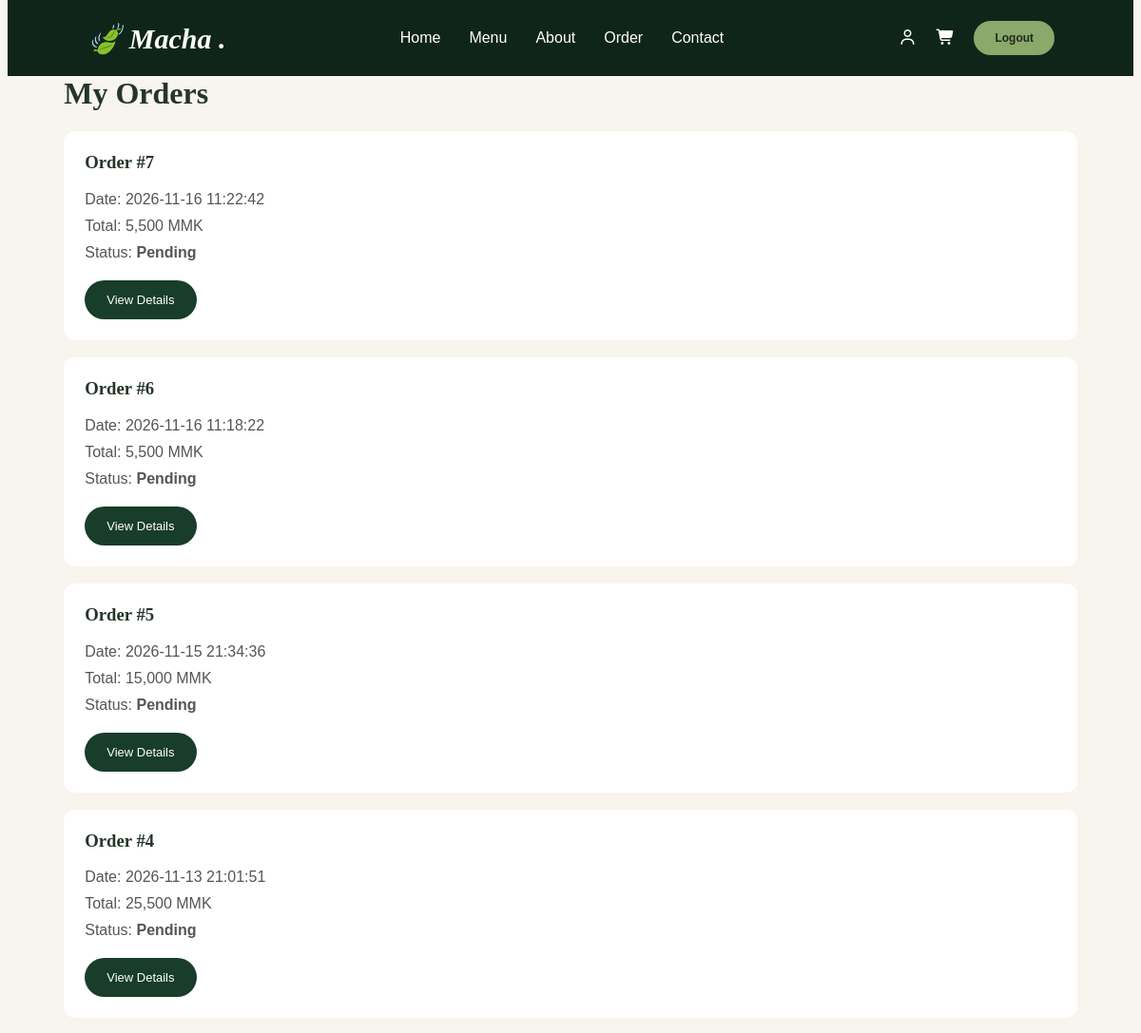
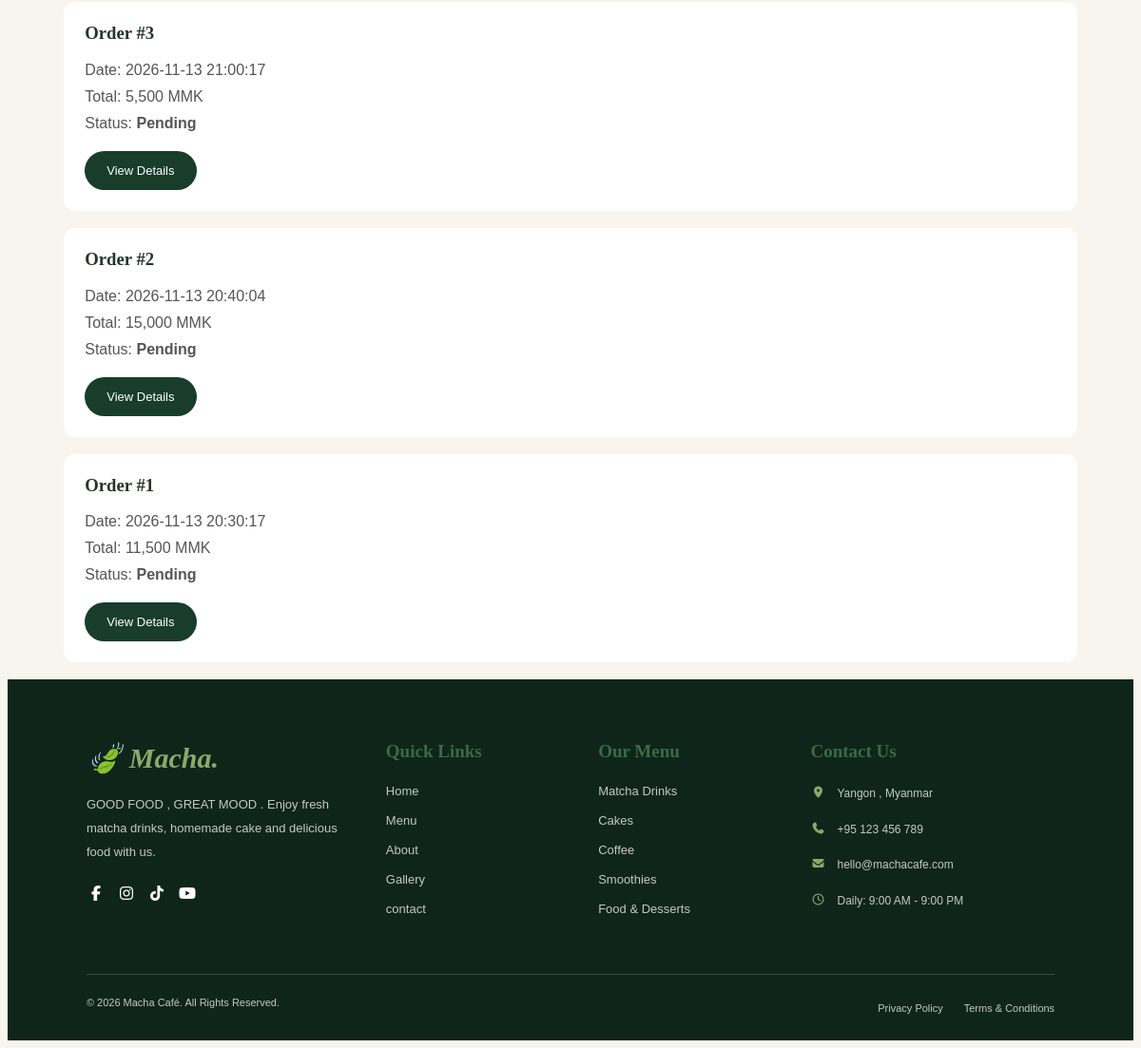
Screenshot of /orders.php (signed in) with the database file from the repository (2 pictures, top to bottom).
### tables this page shows
CREATE TABLE `orders` (
  `id` int(11) NOT NULL,
  `user_id` int(11) NOT NULL,
  `phone` varchar(30) NOT NULL,
  `region` varchar(100) NOT NULL,
  `address` text NOT NULL,
  `total` decimal(12,2) NOT NULL,
  `status` enum('Pending','Processing','Completed','Cancelled') DEFAULT 'Pending',
  `order_date` datetime DEFAULT current_timestamp()
);

### orders.php (the view, shortened to what this page needs)
<?php
include('connection.php');
$user_id = (int)$_SESSION['id'];
$sql = "SELECT * FROM orders
        WHERE user_id = $user_id
        ORDER BY id DESC";
$result = mysqli_query($conn, $sql);
?>
<!DOCTYPE html>
<html lang="en">
<head>
    <link rel="stylesheet" href="css/style1.css">
</head>
<body>
<?php  include('header.php') ?>
<div class="container">
    <h1>My Orders</h1>
    <?php if (mysqli_num_rows($result) > 0) { ?>
        <?php while ($order = mysqli_fetch_assoc($result)) { ?>
            <div class="order-card">
                <h3>Order #<?php echo $order['id']; ?></h3>
                <p>
                    Date:
                    <?php echo htmlspecialchars($order['order_date']); ?>
                </p>
                <p>
                    Total:
                    <?php echo number_format($order['total']); ?> MMK
                </p>
                <p>
                    Status:
                    <strong>
                        <?php echo htmlspecialchars($order['status']); ?>
                    </strong>
                </p>
                <a href="order_detail.php?id=<?php echo $order['id']; ?>"
                   class="btn">
                    View Details
                </a>
            </div>
        <?php } ?>
    <?php } ?>
</div>
<?php  include('footer.php') ?>
</body>
</html>

### css/style1.css (style rules this page uses)
* { margin-top: 0; padding: 0; box-sizing: border-box; }
:root { --green: #183d2b; --matcha: #8aaa68; --green-light: #376b49; --cream: #f7f5ed; --white: #ffffff; --text: #25352a; --muted: #777f76; --border: #dfe5d8; --danger: #b42318; --dark: #142d20; --matcha: #8ba96b; --gray: #c0cbbf; --primary: #073d25; --secondary: #145c38; --light-green: #e9f0e6; --dark: #202820; --gray: #777; --gold: #d4a84b; --sage: #dce4d3; }
body { font-family: Arial, Helvetica, sans-serif; background: var(--cream); color: var(--text); min-height: 100vh; overflow-x: hidden; }
.btn { display: inline-flex; align-items: center; justify-content: center; gap: 12px; padding: 13px 23px; background: var(--green); color: white; font-size: 13px; border-radius: 30px; transition: 0.3s; text-decoration: none; }
.container { width: 90%; max-width: 1200px; margin: 0 auto; }
h1, h2, h3 { font-family: Georgia, serif; }
.order-card, .order-item { background: white; padding: 22px; border-radius: 12px; margin-bottom: 18px; }
.order-card p, .order-item p { margin: 10px 0; color: #555; overflow-wrap: anywhere; }
.order-card .btn { margin-top: 10px; }

### rows the page displays
orders: id "7", order_date "2026-11-16 11:22:42", total "5,500", status "Pending"
orders: id "6", order_date "2026-11-16 11:18:22", total "5,500", status "Pending"
orders: id "5", order_date "2026-11-15 21:34:36", total "15,000", status "Pending"
orders: id "4", order_date "2026-11-13 21:01:51", total "25,500", status "Pending"
orders: id "3", order_date "2026-11-13 21:00:17", total "5,500", status "Pending"
orders: id "2", order_date "2026-11-13 20:40:04", total "15,000", status "Pending"
orders: id "1", order_date "2026-11-13 20:30:17", total "11,500", status "Pending"
